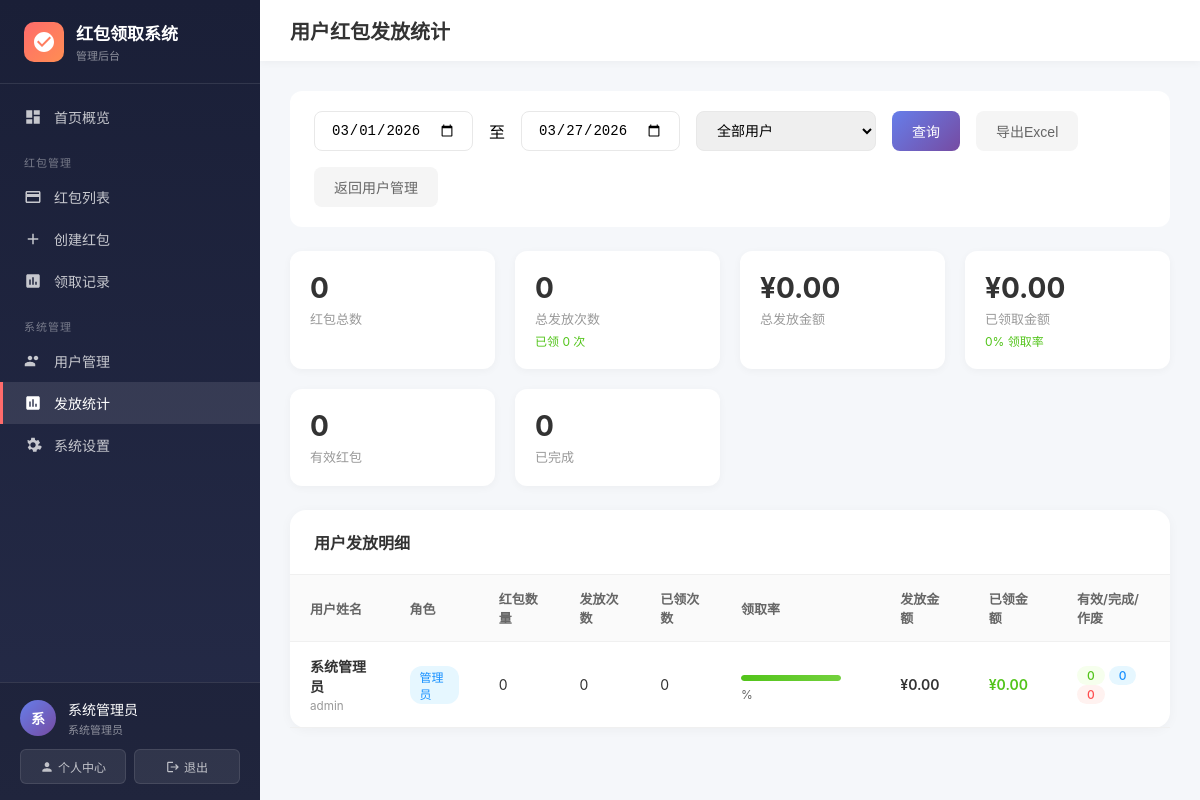
The page /admin/user_stats.php (signed in) on the database its author committed.
### tables this page shows
CREATE TABLE users (
    id INT AUTO_INCREMENT PRIMARY KEY,
    username VARCHAR(50) NOT NULL UNIQUE COMMENT '登录账号',
    password VARCHAR(255) NOT NULL COMMENT '密码哈希',
    real_name VARCHAR(50) NOT NULL COMMENT '真实姓名（用于红包发放记录）',
    role ENUM('admin', 'staff') NOT NULL DEFAULT 'staff' COMMENT '角色：admin管理员/staff员工',
    phone VARCHAR(20) COMMENT '手机号',
    email VARCHAR(100) COMMENT '邮箱',
    avatar VARCHAR(255) COMMENT '头像URL',
    status TINYINT NOT NULL DEFAULT 1 COMMENT '状态：0禁用 1启用',
    last_login_at DATETIME COMMENT '最后登录时间',
    last_login_ip VARCHAR(50) COMMENT '最后登录IP',
    created_at DATETIME NOT NULL DEFAULT CURRENT_TIMESTAMP,
    updated_at DATETIME NOT NULL DEFAULT CURRENT_TIMESTAMP ON UPDATE CURRENT_TIMESTAMP,
    INDEX idx_role (role),
    INDEX idx_status (status)
);

### includes/Database.php (called while the page is built, shortened)
<?php
class Database {
    private static $instance = null;
    private $pdo;
    private function __construct() {
        try {
            $dsn = "mysql:host=" . DB_HOST . ";dbname=" . DB_NAME . ";charset=" . DB_CHARSET;
            $options = [
                PDO::ATTR_ERRMODE => PDO::ERRMODE_EXCEPTION,
                PDO::ATTR_DEFAULT_FETCH_MODE => PDO::FETCH_ASSOC,
                PDO::ATTR_EMULATE_PREPARES => false,
            ];
            $this->pdo = new PDO($dsn, DB_USER, DB_PASS, $options);
        } catch (PDOException $e) {
            logError('Database connection failed: ' . $e->getMessage());
            throw new Exception('数据库连接失败');
        }
    }
    public static function getInstance() {
        if (self::$instance === null) {
            self::$instance = new self();
        }
        return self::$instance;
    }
    public function query($sql, $params = []) {
        try {
            $this->stmt = $this->pdo->prepare($sql);
            $this->stmt->execute($params);
            return $this->stmt;
        } catch (PDOException $e) {
            logError('Query failed: ' . $e->getMessage(), ['sql' => $sql, 'params' => $params]);
            throw new Exception('查询执行失败');
        }
    }
    public function fetch($sql, $params = []) {
        $stmt = $this->query($sql, $params);
        return $stmt->fetch();
    }
    public function fetchAll($sql, $params = []) {
        $stmt = $this->query($sql, $params);
        return $stmt->fetchAll();
    }
}

### admin/user_stats.php (the view, shortened to what this page needs)
<?php
$db = Database::getInstance();
$startDate = $_GET['start_date'] ?? date('Y-m-01');
$endDate = $_GET['end_date'] ?? date('Y-m-d');
$where = ['r.created_at >= ? AND r.created_at <= ?'];
$params = [$startDate . ' 00:00:00', $endDate . ' 23:59:59'];
$whereClause = implode(' AND ', $where);
$summarySql = "SELECT
    COUNT(DISTINCT r.id) as total_redpackets,
    SUM(r.total_quantity) as total_quantity,
    SUM(r.total_quantity - r.remaining_quantity) as claimed_quantity,
    SUM(r.total_amount) as total_amount,
    SUM((r.total_quantity - r.remaining_quantity) * r.amount_per_packet) as claimed_amount,
    COUNT(DISTINCT CASE WHEN r.status = 'active' THEN r.id END) as active_count,
    COUNT(DISTINCT CASE WHEN r.status = 'completed' THEN r.id END) as completed_count,
    COUNT(DISTINCT CASE WHEN r.status = 'cancelled' THEN r.id END) as cancelled_count
FROM redpackets r
WHERE {$whereClause}";
$summary = $db->fetch($summarySql, $params);
$staffStatsSql = "SELECT
    u.id as user_id,
    u.real_name,
    u.username,
    u.role,
    COUNT(DISTINCT r.id) as redpacket_count,
    SUM(r.total_quantity) as total_quantity,
    SUM(r.total_quantity - r.remaining_quantity) as claimed_quantity,
    ROUND(SUM(r.total_quantity - r.remaining_quantity) / SUM(r.total_quantity) * 100, 2) as claim_rate,
    SUM(r.total_amount) as total_amount,
    SUM((r.total_quantity - r.remaining_quantity) * r.amount_per_packet) as claimed_amount,
    COUNT(DISTINCT CASE WHEN r.status = 'active' THEN r.id END) as active_count,
    COUNT(DISTINCT CASE WHEN r.status = 'completed' THEN r.id END) as completed_count,
    COUNT(DISTINCT CASE WHEN r.status = 'cancelled' THEN r.id END) as cancelled_count
FROM users u
LEFT JOIN redpackets r ON r.created_by = u.id AND r.created_at >= ? AND r.created_at <= ?
GROUP BY u.id, u.real_name, u.username, u.role
ORDER BY claimed_amount DESC";
$staffStats = $db->fetchAll($staffStatsSql, [$startDate . ' 00:00:00', $endDate . ' 23:59:59']);
?>
<!DOCTYPE html>
<html lang="zh-CN">
<head>
</head>
<body>
    <?php require_once 'includes/sidebar.php'; ?>
    <main class="main-content">
        <header class="topbar">
            <h1 class="topbar-title">用户红包发放统计</h1>
        </header>
        <div class="content">
            <div class="filter-bar">
                <input type="date" id="startDate" value="<?php echo $startDate; ?>">
                <span>至</span>
                <input type="date" id="endDate" value="<?php echo $endDate; ?>">
                <select id="userId">
                    <option value="">全部用户</option>
                </select>
                <button class="btn btn-primary" onclick="search()">查询</button>
                <button class="btn btn-secondary" onclick="exportData()">导出Excel</button>
                <a href="/admin/users.php" class="btn btn-secondary">返回用户管理</a>
            </div>
            <div class="stats-grid">
                <div class="stat-card">
                    <div class="stat-value"><?php echo intval($summary['total_redpackets'] ?? 0); ?></div>
                    <div class="stat-label">红包总数</div>
                </div>
                <div class="stat-card">
                    <div class="stat-value"><?php echo intval($summary['total_quantity'] ?? 0); ?></div>
                    <div class="stat-label">总发放次数</div>
                    <div class="stat-change">已领 <?php echo intval($summary['claimed_quantity'] ?? 0); ?> 次</div>
                </div>
                <div class="stat-card">
                    <div class="stat-value">¥<?php echo number_format($summary['total_amount'] ?? 0, 2); ?></div>
                    <div class="stat-label">总发放金额</div>
                </div>
                <div class="stat-card">
                    <div class="stat-value success">¥<?php echo number_format($summary['claimed_amount'] ?? 0, 2); ?></div>
                    <div class="stat-label">已领取金额</div>
                    <div class="stat-change">
                        <?php
                        $claimRate = ($summary['total_quantity'] ?? 0) > 0
                            ? round(($summary['claimed_quantity'] ?? 0) / $summary['total_quantity'] * 100, 1)
                            : 0;
                        echo $claimRate; ?>% 领取率
                    </div>
                </div>
                <div class="stat-card">
                    <div class="stat-value"><?php echo intval($summary['active_count'] ?? 0); ?></div>
                    <div class="stat-label">有效红包</div>
                </div>
                <div class="stat-card">
                    <div class="stat-value"><?php echo intval($summary['completed_count'] ?? 0); ?></div>
                    <div class="stat-label">已完成</div>
                </div>
            </div>
            <div class="panel">
                <div class="panel-header">
                    <h2 class="panel-title">用户发放明细</h2>
                </div>
                <table class="data-table">
                    <thead>
                        <tr>
                            <th>用户姓名</th>
                            <th>角色</th>
                            <th>红包数量</th>
                            <th>发放次数</th>
                            <th>已领次数</th>
                            <th>领取率</th>
                            <th>发放金额</th>
                            <th>已领金额</th>
                            <th>有效/完成/作废</th>
                        </tr>
                    </thead>
                    <tbody>
                        <?php if (empty($staffStats)): ?>
                        <tr>
                            <td colspan="9" class="empty-state">暂无数据</td>
                        </tr>
                        <?php else: ?>
                        <?php foreach ($staffStats as $staff): ?>
                        <tr class="clickable" onclick="viewStaffDetail(<?php echo $staff['user_id']; ?>)">
                            <td>
                                <strong><?php echo htmlspecialchars($staff['real_name']); ?></strong>
                                <br><small style="color:#999"><?php echo $staff['username']; ?></small>
                            </td>
                            <td>
                                <span class="status-badge <?php echo $staff['role'] === 'admin' ? 'completed' : 'active'; ?>">
                                    <?php echo $staff['role'] === 'admin' ? '管理员' : '员工'; ?>
                                </span>
                            </td>
                            <td><?php echo intval($staff['redpacket_count']); ?></td>
                            <td><?php echo intval($staff['total_quantity']); ?></td>
                            <td><?php echo intval($staff['claimed_quantity']); ?></td>
                            <td>
                                <div class="progress-bar">
                                    <div class="fill" style="width: <?php echo min($staff['claim_rate'], 100); ?>%"></div>
                                </div>
                                <span class="rate-text"><?php echo $staff['claim_rate']; ?>%</span>
                            </td>
                            <td class="amount">¥<?php echo number_format($staff['total_amount'] ?? 0, 2); ?></td>
                            <td class="amount success">¥<?php echo number_format($staff['claimed_amount'] ?? 0, 2); ?></td>
                            <td>
                                <span class="status-badge active"><?php echo intval($staff['active_count']); ?></span>
                                <span class="status-badge completed"><?php echo intval($staff['completed_count']); ?></span>
                                <span class="status-badge cancelled"><?php echo intval($staff['cancelled_count']); ?></span>
                            </td>
                        </tr>
                        <?php endforeach; ?>
                        <?php endif; ?>
                    </tbody>
                </table>
            </div>
        </div>
    </main>
</body>
</html>

### rows shown on the page
users: real_name "系统管理员", username "admin", role "管理员", redpacket_count "0", total_quantity "0", claimed_quantity "0", total_amount "0.00", claimed_amount "0.00", active_count "0", completed_count "0", cancelled_count "0"

### other values the page prints
SITE_NAME "红包领取系统"
mb_substr($currentUser['real_name'], 0, 1) "系"
$currentUser['real_name'] "系统管理员"
$summary['total_redpackets'] "0"
$summary['total_quantity'] "0"
$summary['claimed_quantity'] "0"
$summary['total_amount'] "0.00"
$summary['claimed_amount'] "0.00"
$claimRate "0"
$summary['active_count'] "0"
$summary['completed_count'] "0"
